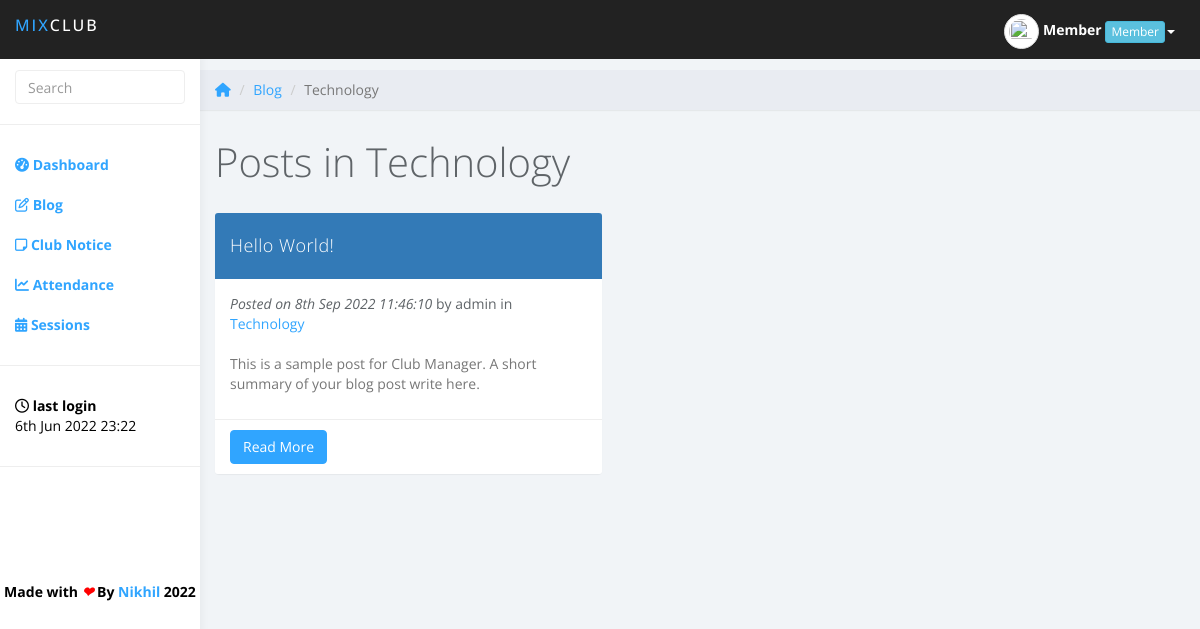
Page /viewbycat.php?cat=Technology (signed in) on the committed database.
### tables this page shows
CREATE TABLE `userinfo` (
  `id` int(5) NOT NULL,
  `name` varchar(50) NOT NULL,
  `email` varchar(70) DEFAULT NULL,
  `dob` varchar(25) NOT NULL,
  `username` varchar(25) NOT NULL,
  `password` text NOT NULL,
  `role` varchar(20) DEFAULT NULL,
  `last_login` datetime NOT NULL,
  `currunt_login` timestamp NOT NULL DEFAULT CURRENT_TIMESTAMP ON UPDATE CURRENT_TIMESTAMP,
  `otp` varchar(10) NOT NULL,
  `pic` text
);

CREATE TABLE `blog_posts` (
  `id` int(11) NOT NULL,
  `postTitle` varchar(200) NOT NULL,
  `description` text NOT NULL,
  `content` text NOT NULL,
  `post_date` timestamp NOT NULL DEFAULT CURRENT_TIMESTAMP ON UPDATE CURRENT_TIMESTAMP,
  `auther` varchar(25) NOT NULL,
  `catinfo` varchar(70) DEFAULT NULL
);

### viewbycat.php (the view, shortened to what this page needs)
<?php
	require_once('funs.php');
	$session_name = $_SESSION['username'];
	$row = get_member_data($session_name);
	$id = $row['id'];
	$name = $row['name'];
	$role = $row['role'];
	$pic = $row['pic'];
	$getcategory = $_GET['cat'];
	$last_login = $row['last_login'];
	$last_login = date('jS M Y H:i', strtotime($last_login));
	$total_members = get_all_status();
	$core_members = get_vip_status();
	$total_sessions = total_sessions();
	$completed_sessions = completed_sessions();
	starter($id,$name,$role,$pic,$last_login,$total_members,$core_members,$total_sessions,$completed_sessions);
?>
	<div class="row">
			<ol class="breadcrumb">
				<li><a href="home.php"><i class="fa fa-home" aria-hidden="true"></i></a></li>
				<li><a href="blog-home.php">Blog</a></li>
				<li class="active"><?php echo $getcategory; ?></li>
			</ol>
		</div>
		<div class="row">
			<div class="col-lg-12">
				<h1 class="page-header">Posts in <?php echo $getcategory; ?></h1>
			</div>
		</div>
		<div class="row">
	<?php
	$query = "SELECT * FROM blog_posts WHERE catinfo='$getcategory' ORDER BY id DESC";
	$result = mysqli_query($con,$query);
	if(mysqli_num_rows($result) > 0)
	{
		$select = 1;
		while($row = mysqli_fetch_assoc($result))
		{
			if($select%2 == 1)
			{
				$css = 'panel-primary';
			}
			else
			{
				$css = 'panel-info';
			}
		?>
		<div class="col-lg-5">
			<div class="panel <?php echo $css; ?>">
			<div class="panel-heading">
			<?php echo $row['postTitle']; ?>
			</div>
			<div class="panel-body">
			<i>Posted on <?php echo date('jS M Y H:i:s', strtotime($row['post_date'])); ?></i> by <?php echo $row['auther']; ?> in
			<a href="viewbycat.php?cat=<?php echo $row['catinfo']; ?>"><?php echo $row['catinfo']; ?></a>
				<br><br>
			    <p><?php echo $row['description']; ?></p>
			    </div>
			    <div class="panel-footer">
			    <a class="btn btn-primary" href="viewpost.php?id=<?php echo $row['id']; ?>&title=<?php echo $row['postTitle']; ?>">Read More</a>
			    </div></div></div>
			    <?php
			    $select++;
		}
	}
	else
	{
		echo '<div class="text-center alert bg-warning col-md-offset-4 col-md-4" role="alert"><span>no posts found, try again</span></div>';
	}
	echo '</div>';
	at_bottom();

### funs.php (shortened to what this page needs)
<?php
global $con;
function get_member_data($session_name)
{
	global $con;
	$query = "SELECT * FROM userinfo WHERE username='$session_name'";
	$result = mysqli_query($con,$query);
	$rows = mysqli_affected_rows($con);
	if($rows == 1)
	{
		$row = mysqli_fetch_assoc($result);
	}
	else
		echo 'error while retriving data';
	return $row;
}
	?>
		<?php
function starter($id,$name,$role,$pic,$last_login,$total_members,$core_members,$total_sessions,$completed_sessions)
{
	?>
<!DOCTYPE html>
<html>
<head>
<link href="css/pace-theme-corner-indicator.css" rel="stylesheet">
<link href="https://maxcdn.bootstrapcdn.com/bootstrap/3.3.7/css/bootstrap.min.css" rel="stylesheet">
<link href="css/styles.css" rel="stylesheet">
</head>
<body>
	<nav class="navbar navbar-inverse navbar-fixed-top" role="navigation">
		<div class="container-fluid">
			<div class="navbar-header">
				<b><a class="navbar-brand" href="home.php"><span>Mix</span>Club</a></b>
				<ul class="user-menu">
					<li class="dropdown pull-right">
						<a class="dropdown-toggle" data-toggle="dropdown"><img src="<?php echo $pic; ?>" class="img-responsive img-circle img-thumbnail" height="35px" width="35px"> <b id="mobhide"><?php echo $name; ?></b> <div class="btn btn-xs btn-info" id="mobhide"><?php echo $role; ?></div><span class="caret"></span></a>
					</li>
				</ul>
			</div>
		</div>
	</nav><br>
		<div id="sidebar-collapse" class="col-sm-3 col-lg-2 sidebar">
		<form role="search" action="search.php" method="post">
			<div class="form-group">
				<input type="text" name="term" class="form-control" placeholder="Search" required>
			</div>
		</form>
		<ul class="nav menu">
			<li><a href="home.php"><i class="fa fa-tachometer" aria-hidden="true"></i>
 <b>Dashboard</b></a></li>
			<li><a href="blog-home.php"><i class="fa fa-pencil-square-o" aria-hidden="true"></i> <b>Blog</b></a></li>
			<li><a href="notice.php"><i class="fa fa-sticky-note-o" aria-hidden="true"></i> <b>Club Notice</b></a></li>
			<li><a href="attendance.php"><i class="fa fa-line-chart" aria-hidden="true"></i> <b>Attendance</b></a></li>
			<li><a href="schedule.php"><i class="fa fa-calendar" aria-hidden="true"></i> <b>Sessions</b></a></li>
			<li role="presentation" class="divider"></li>
			<li><a style="color: #000;"><i class="fa fa-clock-o" aria-hidden="true"></i> <b>last login</b><br><?php echo $last_login; ?></a></li>
			<li role="presentation" class="divider"></li>
		</ul>
		<div class="text-center" style="margin-top: 95px; color: #000;"><b>Made with <i style="color: red;">&#10084;</i> By <a href="" target="blank">Nikhil</a> 2022</b></div>
	</div>
	<div class="col-sm-9 col-sm-offset-3 col-lg-10 col-lg-offset-2 main">
	<?php
	return false;
}
function at_bottom()
{
	?>
	</div>
<link rel="stylesheet" type="text/css" href="css/DateTimePicker.min.css" />
<link href="http://cdnjs.cloudflare.com/ajax/libs/summernote/0.8.2/summernote.css" rel="stylesheet">
</body>
</html>
	<?php
	return false;
}
		?>

### css/styles.css (style rules this page uses)
* { font-family: 'Open Sans', sans-serif; }
body { background: #f1f4f7; padding-top: 50px; color: #5f6468; }
p { color: #777; }
a, a:hover, a:focus { color: #30a5ff; }
h1, h2, h3, h4, h5, h6 { color: #5f6468; }
h1 { font-weight: 300; font-size: 40px; }
.form-control { border: 1px solid #eee; box-shadow: none; }
.navbar-header .navbar-brand { color: #fff; font-size: 16px; text-transform: uppercase; font-weight: 500; letter-spacing: 2px; }
.navbar-header .navbar-brand span { color: #30a5ff; }
.btn-primary, .btn-primary:hover, .btn-primary:focus, .btn-primary:active, .btn-primary.active, .open > .dropdown-toggle.btn-primary, .btn-primary.disabled, .btn-primary[disabled], fieldset[disabled] .btn-primary, .btn-primary.disabled:hover, .btn-primary[disabled]:hover, fieldset[disabled] .btn-primary:hover, .btn-primary.disabled:focus, .btn-primary[disabled]:focus, fieldset[disabled] .btn-primary:focus, .btn-primary.disabled:active, .btn-primary[disabled]:active, fieldset[disabled] .btn-primary:active, .btn-primary.disabled.active, .btn-primary[disabled].active, fieldset[disabled] .btn-primary.active { background-color: #30a5ff; border-color: #30a5ff; }
.panel { border: 0; }
.panel-heading { font-size: 18px; font-weight: 300; letter-spacing: 0.025em; height: 66px; line-height: 45px; }
.panel-footer { background: #fff; border-top: 1px solid #eee; }
.navbar { border: 0; }
.user-menu { display: inline-block; margin-top: 14px; margin-right: 10px; float: right; list-style: none; padding: 0; }
.user-menu a { color: #fff; }
.sidebar { display: block; background-color: #fff; padding: 0; display: none; }
.sidebar form { padding: 20px 15px 5px 15px; border-bottom: 1px solid #eee; margin-bottom: 20px; }
@media (min-width: 768px) { .sidebar { display: block; position: fixed; top: 50px; bottom: 0; left: 0; z-index: 1000; display: block; margin: 0; padding: 0; overflow-x: hidden; overflow-y: auto; background-color: #fff; box-shadow: 1px 0px 10px rgba(0, 0, 0, .05); } }
@media (min-width: 768px) { .navbar-header { width: 100%; } }
.sidebar ul.nav li.divider { border-bottom: 1px solid #eee; margin: 20px 0; }
.breadcrumb { border-radius: 0; padding: 10px 15px; background: #e9ecf2; box-shadow: 0 1px 1px rgba(0, 0, 0, .05); margin: 0 ; }
h1.page-header { margin-top: 30px; border-bottom: 0; }

### rows in the picture
userinfo: name "Member", role "Member", last_login "6th Jun 2022 23:22"
blog_posts: postTitle "Hello World!", post_date "8th Sep 2022 11:46:10", auther "admin", catinfo "Technology", description "This is a sample post for Club Manager. A short summary of your blog post write here."

### other values in the picture
$getcategory "Technology"
